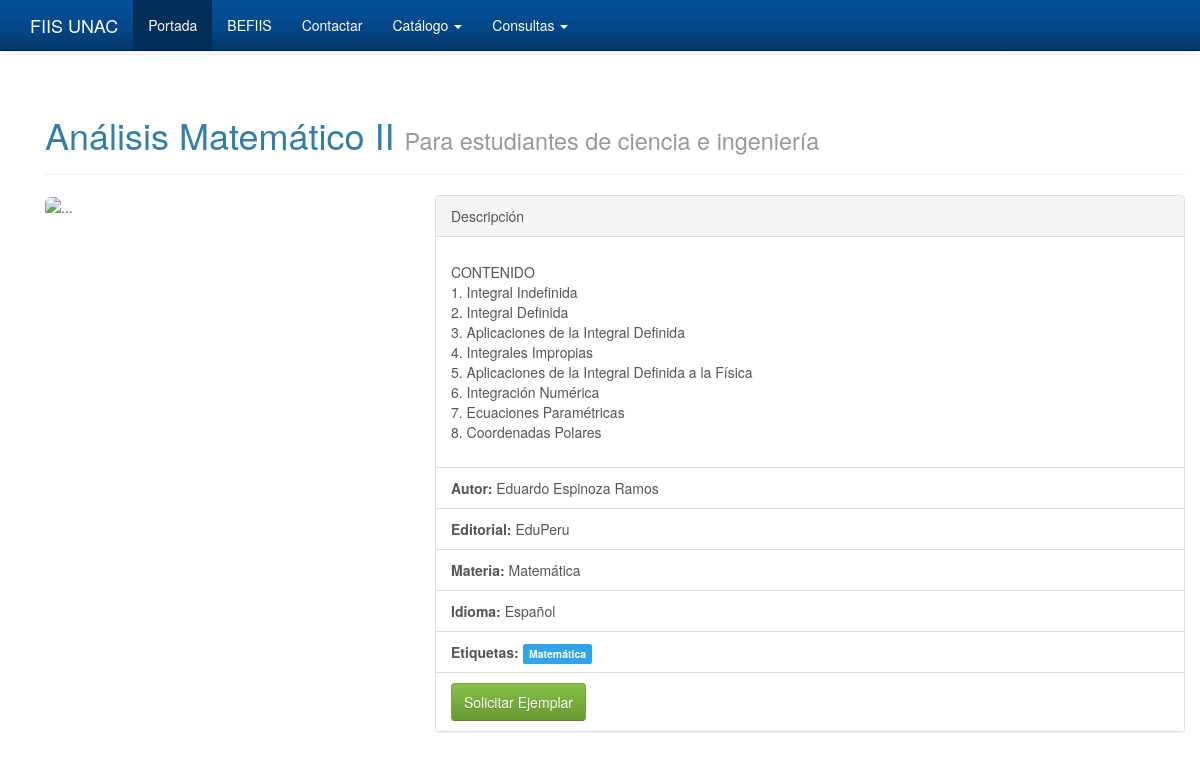
The page /biblioteca/detalle/analisis-matematico-ii/ on the database its author committed.
### biblioteca/models.py (models this page shows, shortened)
class Libro(models.Model):
	titulo = models.CharField(max_length=100)
	subtitulo = models.CharField(max_length=200)
	editorial = models.ForeignKey(Editorial)
	autor = models.ForeignKey(Autor)
	materia = models.ForeignKey(Materia)
	idioma = models.ForeignKey(Idioma)
	cantidad = models.IntegerField()
	descripcion = models.TextField()
	portada = ImageWithThumbsField(upload_to='portadas',null=True, sizes=((250,300),(125,150)))
	calificacion = models.FloatField()
	etiqueta = models.ManyToManyField(Etiqueta)
	slug = models.SlugField(null=True, blank=True)
	class Meta:
		verbose_name = "Libro"
		verbose_name_plural = "Libros"

class Autor(models.Model):
	nombre = models.CharField(max_length=50)
	class Meta:
		verbose_name = "Autor"
		verbose_name_plural = "Autores"
	def __unicode__(self):
		return self.nombre

class Editorial(models.Model):
	class Meta:
		verbose_name = "Editorial"
		verbose_name_plural = "Editoriales"
	nombre = models.CharField(max_length=100)
	pais = models.CharField(max_length=100)
	ciudad = models.CharField(max_length=50)
	def __unicode__(self):
		return self.nombre

class Materia(models.Model):
	nombre = models.CharField(max_length=50)
	class Meta:
		verbose_name = "Materia"
		verbose_name_plural = "Materias"
	def __unicode__(self):
		return self.nombre

class Idioma(models.Model):
	nombre = models.CharField(max_length=50)
	iniciales = models.CharField(max_length=10)
	class Meta:
		verbose_name = "Idioma"
		verbose_name_plural = "Idiomas"
	def __unicode__(self):
		return self.nombre

class Etiqueta(models.Model):
	nombre = models.CharField(max_length=50)
	class Meta:
		verbose_name = "etiqueta"
		verbose_name_plural = "etiquetas"
	def __unicode__(self):
		return self.nombre

### biblioteca/views.py (the view)
# urls.py: url(r'^detalle/(?P<slug>[-\w]+)/$', views.detalle.as_view()),
class detalle(DetailView):
	template_name = 'biblioteca/detalle.html'
	model = Libro

### templates/biblioteca/detalle.html (shortened to what this page needs)
{% extends "base.html" %}
{% block contenido %}
<div class="container">
<div class="page-header">
  <h1>{{object.titulo}} <small>{{ object.subtitulo }}</small></h1>
</div>
	<div class="row">
  <div class="col-md-4"><img src="{{object.portada.url_250x300}}" alt="..." class="img-rounded" id="zoom_05" data-zoom-image="large/image1.jpg"></div>
  <div class="col-md-8">
<div class="panel panel-default">
  <div class="panel-heading">Descripción</div>
  <div class="panel-body">
    <p>{{ object.descripcion|escape|linebreaks }}</p>
  </div>
  <ul class="list-group">
    <li class="list-group-item"><b>Autor: </b>{{ object.autor }}</li>
    <li class="list-group-item"><b>Editorial: </b>{{object.editorial}}</li>
    <li class="list-group-item"><b>Materia: </b>{{object.materia}}</li>
    <li class="list-group-item"><b>Idioma: </b>{{object.idioma}}</li>
    <li class="list-group-item"><b>Etiquetas: </b>
    {% for eti in object.etiqueta.all %}
    <span class="label label-primary">{{eti}}</span>
    {% endfor %}
    </li>
    <li class="list-group-item"><button type="button" class="btn btn-success">Solicitar Ejemplar</button></li>
  </ul>
</div>
  </div>
	</div>
</div>
{% endblock %}

### templates/base.html (style rules this page uses)
body { padding-top: 75px; }

### rows shown on the page
Libro: titulo "Análisis Matemático II", subtitulo "Para estudiantes de ciencia e ingeniería", descripcion "CONTENIDO 1. Integral Indefinida 2. Integral Definida 3. Aplicaciones de la Integral Definida 4. Integrales Impropias 5. Aplicaciones de la Integral Definida a la Física 6. Integración Numérica 7. Ecuaciones Paramétricas 8. Coordenadas Polares", autor "Eduardo Espinoza Ramos", editorial "EduPeru", materia "Matemática", idioma "Español"
Etiqueta: nombre "Matemática"
